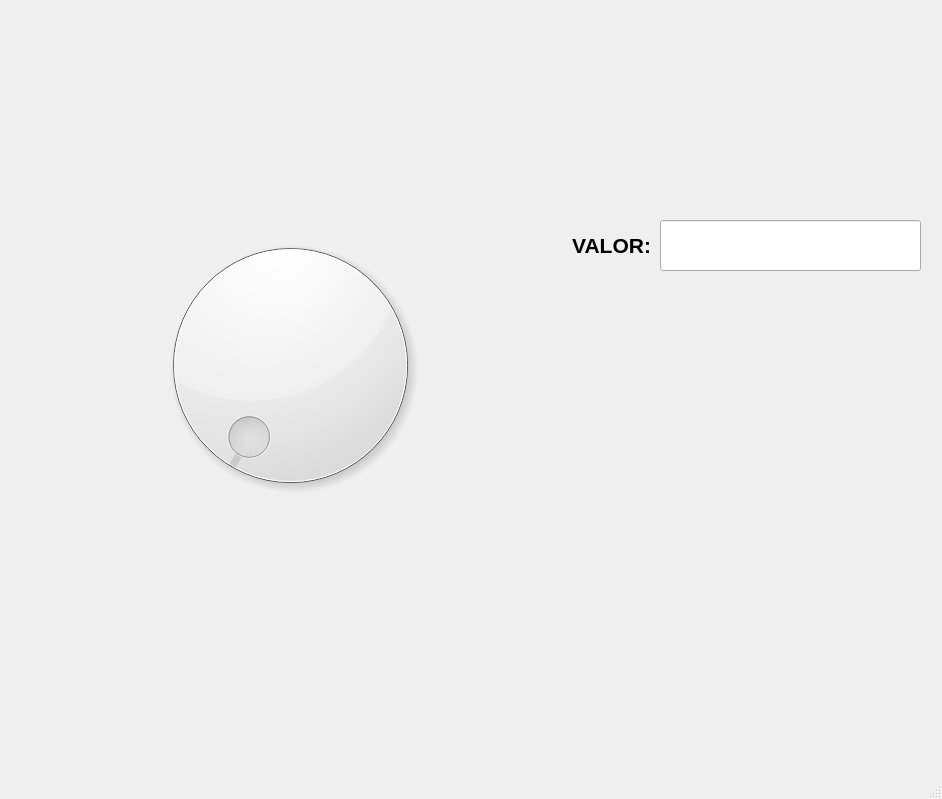
<?xml version="1.0" encoding="UTF-8"?>
<ui version="4.0">
 <class>MainWindow</class>
 <widget class="QMainWindow" name="MainWindow">
  <property name="geometry">
   <rect>
    <x>0</x>
    <y>0</y>
    <width>942</width>
    <height>799</height>
   </rect>
  </property>
  <property name="windowTitle">
   <string>MainWindow</string>
  </property>
  <widget class="QWidget" name="centralwidget">
   <widget class="QLabel" name="label">
    <property name="geometry">
     <rect>
      <x>90</x>
      <y>10</y>
      <width>791</width>
      <height>171</height>
     </rect>
    </property>
    <property name="text">
     <string/>
    </property>
    <property name="pixmap">
     <pixmap>:/UAT_FIANS/UAT</pixmap>
    </property>
    <property name="scaledContents">
     <bool>true</bool>
    </property>
   </widget>
   <widget class="QLabel" name="label_3">
    <property name="geometry">
     <rect>
      <x>750</x>
      <y>540</y>
      <width>181</width>
      <height>141</height>
     </rect>
    </property>
    <property name="text">
     <string/>
    </property>
    <property name="pixmap">
     <pixmap>:/LOGO/AmongB</pixmap>
    </property>
    <property name="scaledContents">
     <bool>true</bool>
    </property>
   </widget>
   <widget class="QDial" name="dial">
    <property name="geometry">
     <rect>
      <x>130</x>
      <y>220</y>
      <width>321</width>
      <height>291</height>
     </rect>
    </property>
    <property name="orientation">
     <enum>Qt::Horizontal</enum>
    </property>
   </widget>
   <widget class="QLabel" name="label_2">
    <property name="geometry">
     <rect>
      <x>500</x>
      <y>220</y>
      <width>151</width>
      <height>51</height>
     </rect>
    </property>
    <property name="font">
     <font>
      <pointsize>16</pointsize>
      <weight>75</weight>
      <bold>true</bold>
     </font>
    </property>
    <property name="text">
     <string>VALOR:</string>
    </property>
    <property name="alignment">
     <set>Qt::AlignRight|Qt::AlignTrailing|Qt::AlignVCenter</set>
    </property>
   </widget>
   <widget class="QLineEdit" name="txt_valor">
    <property name="geometry">
     <rect>
      <x>660</x>
      <y>220</y>
      <width>261</width>
      <height>51</height>
     </rect>
    </property>
    <property name="font">
     <font>
      <pointsize>16</pointsize>
      <weight>75</weight>
      <bold>true</bold>
     </font>
    </property>
    <property name="alignment">
     <set>Qt::AlignCenter</set>
    </property>
   </widget>
   <widget class="QLabel" name="label_4">
    <property name="geometry">
     <rect>
      <x>0</x>
      <y>0</y>
      <width>111</width>
      <height>121</height>
     </rect>
    </property>
    <property name="text">
     <string/>
    </property>
    <property name="pixmap">
     <pixmap resource="recursos_proyecto.qrc">:/NUMEROS/Imagenes/Boca_Juniors_logo18.svg.png</pixmap>
    </property>
    <property name="scaledContents">
     <bool>true</bool>
    </property>
   </widget>
   <widget class="QLabel" name="label_5">
    <property name="geometry">
     <rect>
      <x>820</x>
      <y>0</y>
      <width>121</width>
      <height>131</height>
     </rect>
    </property>
    <property name="text">
     <string/>
    </property>
    <property name="pixmap">
     <pixmap resource="recursos_proyecto.qrc">:/LOGO/Imagenes/HD-wallpaper-bob-esponja-mafioso-bob-esponja-gangster-mafioso-meme.jpg</pixmap>
    </property>
    <property name="scaledContents">
     <bool>true</bool>
    </property>
   </widget>
   <widget class="QLabel" name="label_6">
    <property name="geometry">
     <rect>
      <x>110</x>
      <y>0</y>
      <width>701</width>
      <height>81</height>
     </rect>
    </property>
    <property name="text">
     <string/>
    </property>
    <property name="pixmap">
     <pixmap resource="recursos_proyecto.qrc">:/UAT_FIANS/Imagenes/FIANS.png</pixmap>
    </property>
    <property name="scaledContents">
     <bool>true</bool>
    </property>
   </widget>
  </widget>
  <widget class="QMenuBar" name="menubar">
   <property name="geometry">
    <rect>
     <x>0</x>
     <y>0</y>
     <width>942</width>
     <height>22</height>
    </rect>
   </property>
  </widget>
  <widget class="QStatusBar" name="statusbar"/>
 </widget>
 <resources>
  <include location="recursos_proyecto.qrc"/>
 </resources>
 <connections/>
</ui>
